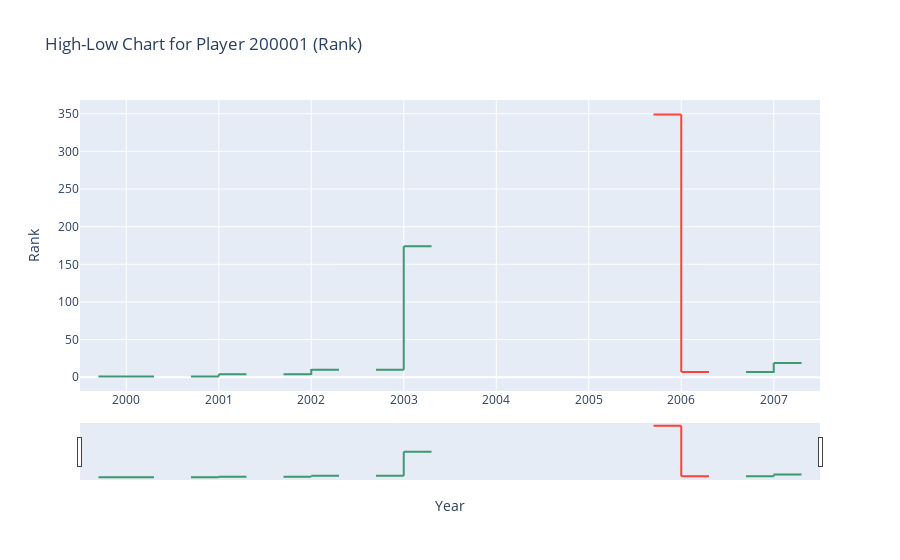

The code cell stored with this chart in its notebook:
### Code cell
agg_df = player_df.groupby('year')['rank'].agg(['max', 'min', 'first', 'last']).reset_index()

# Create an OHLC chart using Plotly
fig = go.Figure(data=go.Ohlc(x=agg_df['year'],
                             open=agg_df['first'],
                             high=agg_df['max'],
                             low=agg_df['min'],
                             close=agg_df['last']))

fig.update_layout(title='High-Low Chart for Player 200001 (Rank)', xaxis_title='Year', yaxis_title='Rank')
fig.show()

### Figure 1 — Plotly figure (JSON) as saved in the notebook; plotly's stock layout.template omitted (floating-point values rounded to 4 significant figures)
{"data": [{"close": [1, 4, 10, 174, 7, 19], "high": [2, 4, 11, 174, 349, 19], "low": [1, 1, 3, 10, 7, 6], "open": [1, 1, 4, 10, 349, 7], "type": "ohlc", "x": [2000, 2001, 2002, 2003, 2006, 2007]}], "layout": {"autosize": true, "title": {"text": "High-Low Chart for Player 200001 (Rank)"}, "xaxis": {"autorange": true, "range": [2000.0, 2008.0], "rangeslider": {"autorange": true, "range": [2000.0, 2008.0], "yaxis": {"_template": null, "rangemode": "match"}}, "title": {"text": "Year"}, "type": "linear"}, "yaxis": {"autorange": true, "range": [-18.33, 368.3], "title": {"text": "Rank"}}}}
